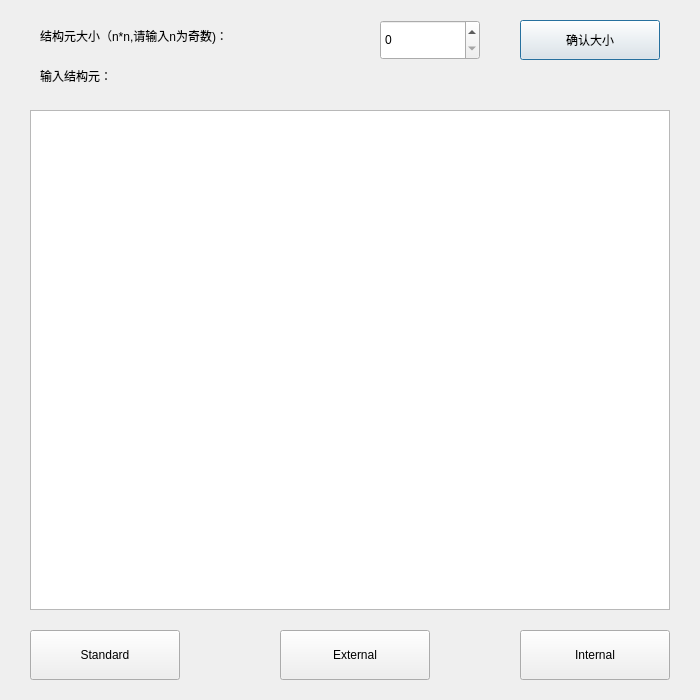
<?xml version="1.0" encoding="UTF-8"?>
<ui version="4.0">
 <class>GradientDialog</class>
 <widget class="QDialog" name="GradientDialog">
  <property name="geometry">
   <rect>
    <x>0</x>
    <y>0</y>
    <width>700</width>
    <height>700</height>
   </rect>
  </property>
  <property name="windowTitle">
   <string>Dialog</string>
  </property>
  <widget class="QTableWidget" name="tableWidget">
   <property name="geometry">
    <rect>
     <x>30</x>
     <y>110</y>
     <width>640</width>
     <height>500</height>
    </rect>
   </property>
  </widget>
  <widget class="QLabel" name="label">
   <property name="geometry">
    <rect>
     <x>40</x>
     <y>20</y>
     <width>321</width>
     <height>31</height>
    </rect>
   </property>
   <property name="text">
    <string>结构元大小（n*n,请输入n为奇数)：</string>
   </property>
  </widget>
  <widget class="QSpinBox" name="spinBox">
   <property name="geometry">
    <rect>
     <x>380</x>
     <y>20</y>
     <width>100</width>
     <height>40</height>
    </rect>
   </property>
  </widget>
  <widget class="QPushButton" name="confirmButton">
   <property name="geometry">
    <rect>
     <x>520</x>
     <y>20</y>
     <width>140</width>
     <height>40</height>
    </rect>
   </property>
   <property name="text">
    <string>确认大小</string>
   </property>
  </widget>
  <widget class="QLabel" name="label_2">
   <property name="geometry">
    <rect>
     <x>40</x>
     <y>60</y>
     <width>321</width>
     <height>31</height>
    </rect>
   </property>
   <property name="text">
    <string>输入结构元：</string>
   </property>
  </widget>
  <widget class="QPushButton" name="standardButton">
   <property name="geometry">
    <rect>
     <x>30</x>
     <y>630</y>
     <width>150</width>
     <height>50</height>
    </rect>
   </property>
   <property name="text">
    <string>Standard</string>
   </property>
  </widget>
  <widget class="QPushButton" name="internalButton">
   <property name="geometry">
    <rect>
     <x>520</x>
     <y>630</y>
     <width>150</width>
     <height>50</height>
    </rect>
   </property>
   <property name="text">
    <string>Internal</string>
   </property>
  </widget>
  <widget class="QPushButton" name="externalButton">
   <property name="geometry">
    <rect>
     <x>280</x>
     <y>630</y>
     <width>150</width>
     <height>50</height>
    </rect>
   </property>
   <property name="text">
    <string>External</string>
   </property>
  </widget>
 </widget>
 <resources/>
 <connections/>
</ui>
